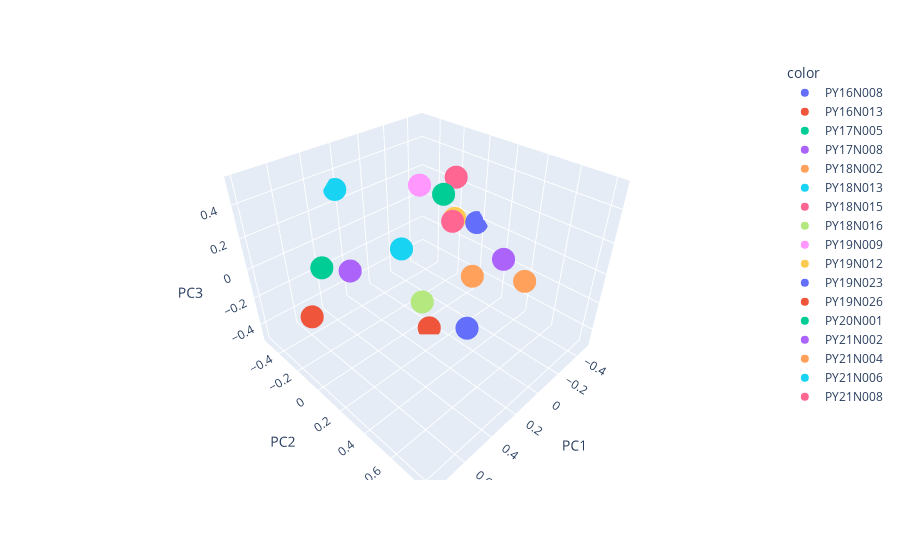

Source (notebook cell):
### Code cell
fig = px.scatter_3d(
    pca_df,
    x = "PC1",
    y = "PC2",
    z = "PC3",
    #labels=labels,
    color=patient_df["patient"]
)

fig.show()

### Figure 1 — Plotly figure (JSON) as saved in the notebook; plotly's stock layout.template omitted (floating-point values rounded to 4 significant figures)
{"data": [{"hovertemplate": "color=PY16N008<br>PC1=%{x}<br>PC2=%{y}<br>PC3=%{z}<extra></extra>", "legendgroup": "PY16N008", "marker": {"color": "#636efa", "symbol": "circle"}, "mode": "markers", "name": "PY16N008", "scene": "scene", "showlegend": true, "type": "scatter3d", "x": [0.0649], "y": [0.393], "z": [-0.311]}, {"hovertemplate": "color=PY16N013<br>PC1=%{x}<br>PC2=%{y}<br>PC3=%{z}<extra></extra>", "legendgroup": "PY16N013", "marker": {"color": "#EF553B", "symbol": "circle"}, "mode": "markers", "name": "PY16N013", "scene": "scene", "showlegend": true, "type": "scatter3d", "x": [0.7923], "y": [-0.008622], "z": [-0.02981]}, {"hovertemplate": "color=PY17N005<br>PC1=%{x}<br>PC2=%{y}<br>PC3=%{z}<extra></extra>", "legendgroup": "PY17N005", "marker": {"color": "#00cc96", "symbol": "circle"}, "mode": "markers", "name": "PY17N005", "scene": "scene", "showlegend": true, "type": "scatter3d", "x": [0.4528], "y": [-0.4183], "z": [-0.1032]}, {"hovertemplate": "color=PY17N008<br>PC1=%{x}<br>PC2=%{y}<br>PC3=%{z}<extra></extra>", "legendgroup": "PY17N008", "marker": {"color": "#ab63fa", "symbol": "circle"}, "mode": "markers", "name": "PY17N008", "scene": "scene", "showlegend": true, "type": "scatter3d", "x": [0.3995], "y": [0.8206], "z": [0.5236]}, {"hovertemplate": "color=PY18N002<br>PC1=%{x}<br>PC2=%{y}<br>PC3=%{z}<extra></extra>", "legendgroup": "PY18N002", "marker": {"color": "#FFA15A", "symbol": "circle"}, "mode": "markers", "name": "PY18N002", "scene": "scene", "showlegend": true, "type": "scatter3d", "x": [-0.3732], "y": [0.455], "z": [-0.1779]}, {"hovertemplate": "color=PY18N013<br>PC1=%{x}<br>PC2=%{y}<br>PC3=%{z}<extra></extra>", "legendgroup": "PY18N013", "marker": {"color": "#19d3f3", "symbol": "circle"}, "mode": "markers", "name": "PY18N013", "scene": "scene", "showlegend": true, "type": "scatter3d", "x": [-0.02394], "y": [-0.2411], "z": [-0.1073]}, {"hovertemplate": "color=PY18N015<br>PC1=%{x}<br>PC2=%{y}<br>PC3=%{z}<extra></extra>", "legendgroup": "PY18N015", "marker": {"color": "#FF6692", "symbol": "circle"}, "mode": "markers", "name": "PY18N015", "scene": "scene", "showlegend": true, "type": "scatter3d", "x": [-0.2785], "y": [-0.04809], "z": [0.0658]}, {"hovertemplate": "color=PY18N016<br>PC1=%{x}<br>PC2=%{y}<br>PC3=%{z}<extra></extra>", "legendgroup": "PY18N016", "marker": {"color": "#B6E880", "symbol": "circle"}, "mode": "markers", "name": "PY18N016", "scene": "scene", "showlegend": true, "type": "scatter3d", "x": [0.2465], "y": [0.2173], "z": [-0.117]}, {"hovertemplate": "color=PY19N009<br>PC1=%{x}<br>PC2=%{y}<br>PC3=%{z}<extra></extra>", "legendgroup": "PY19N009", "marker": {"color": "#FF97FF", "symbol": "circle"}, "mode": "markers", "name": "PY19N009", "scene": "scene", "showlegend": true, "type": "scatter3d", "x": [-0.008154], "y": [-0.05856], "z": [0.3973]}, {"hovertemplate": "color=PY19N012<br>PC1=%{x}<br>PC2=%{y}<br>PC3=%{z}<extra></extra>", "legendgroup": "PY19N012", "marker": {"color": "#FECB52", "symbol": "circle"}, "mode": "markers", "name": "PY19N012", "scene": "scene", "showlegend": true, "type": "scatter3d", "x": [-0.4211], "y": [-0.1571], "z": [-0.01365]}, {"hovertemplate": "color=PY19N023<br>PC1=%{x}<br>PC2=%{y}<br>PC3=%{z}<extra></extra>", "legendgroup": "PY19N023", "marker": {"color": "#636efa", "symbol": "circle"}, "mode": "markers", "name": "PY19N023", "scene": "scene", "showlegend": true, "type": "scatter3d", "x": [-0.4894], "y": [-0.02747], "z": [-0.01978]}, {"hovertemplate": "color=PY19N026<br>PC1=%{x}<br>PC2=%{y}<br>PC3=%{z}<extra></extra>", "legendgroup": "PY19N026", "marker": {"color": "#EF553B", "symbol": "circle"}, "mode": "markers", "name": "PY19N026", "scene": "scene", "showlegend": true, "type": "scatter3d", "x": [0.06494], "y": [0.09301], "z": [-0.4975]}, {"hovertemplate": "color=PY20N001<br>PC1=%{x}<br>PC2=%{y}<br>PC3=%{z}<extra></extra>", "legendgroup": "PY20N001", "marker": {"color": "#00cc96", "symbol": "circle"}, "mode": "markers", "name": "PY20N001", "scene": "scene", "showlegend": true, "type": "scatter3d", "x": [-0.2916], "y": [-0.1407], "z": [0.2116]}, {"hovertemplate": "color=PY21N002<br>PC1=%{x}<br>PC2=%{y}<br>PC3=%{z}<extra></extra>", "legendgroup": "PY21N002", "marker": {"color": "#ab63fa", "symbol": "circle"}, "mode": "markers", "name": "PY21N002", "scene": "scene", "showlegend": true, "type": "scatter3d", "x": [0.2918], "y": [-0.3649], "z": [-0.1802]}, {"hovertemplate": "color=PY21N004<br>PC1=%{x}<br>PC2=%{y}<br>PC3=%{z}<extra></extra>", "legendgroup": "PY21N004", "marker": {"color": "#FFA15A", "symbol": "circle"}, "mode": "markers", "name": "PY21N004", "scene": "scene", "showlegend": true, "type": "scatter3d", "x": [-0.214], "y": [0.1848], "z": [-0.1973]}, {"hovertemplate": "color=PY21N006<br>PC1=%{x}<br>PC2=%{y}<br>PC3=%{z}<extra></extra>", "legendgroup": "PY21N006", "marker": {"color": "#19d3f3", "symbol": "circle"}, "mode": "markers", "name": "PY21N006", "scene": "scene", "showlegend": true, "type": "scatter3d", "x": [0.2322], "y": [-0.5201], "z": [0.2942]}, {"hovertemplate": "color=PY21N008<br>PC1=%{x}<br>PC2=%{y}<br>PC3=%{z}<extra></extra>", "legendgroup": "PY21N008", "marker": {"color": "#FF6692", "symbol": "circle"}, "mode": "markers", "name": "PY21N008", "scene": "scene", "showlegend": true, "type": "scatter3d", "x": [-0.4449], "y": [-0.1788], "z": [0.262]}], "layout": {"legend": {"title": {"text": "color"}, "tracegroupgap": 0}, "margin": {"t": 60}, "scene": {"domain": {"x": [0, 1], "y": [0, 1]}, "xaxis": {"title": {"text": "PC1"}}, "yaxis": {"title": {"text": "PC2"}}, "zaxis": {"title": {"text": "PC3"}}}}}
